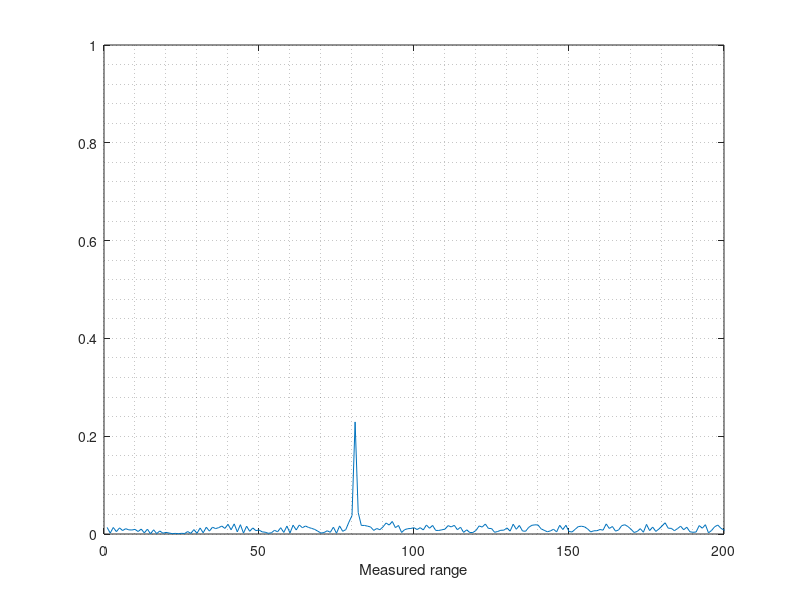
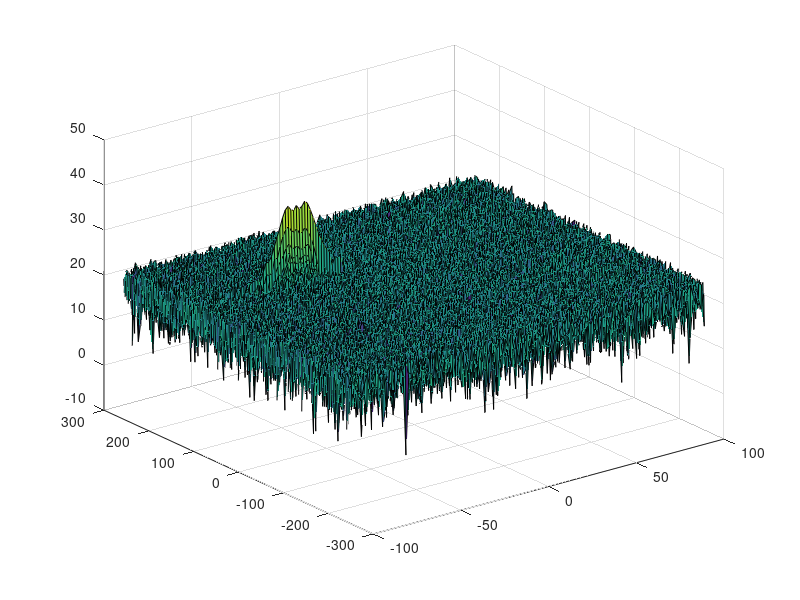
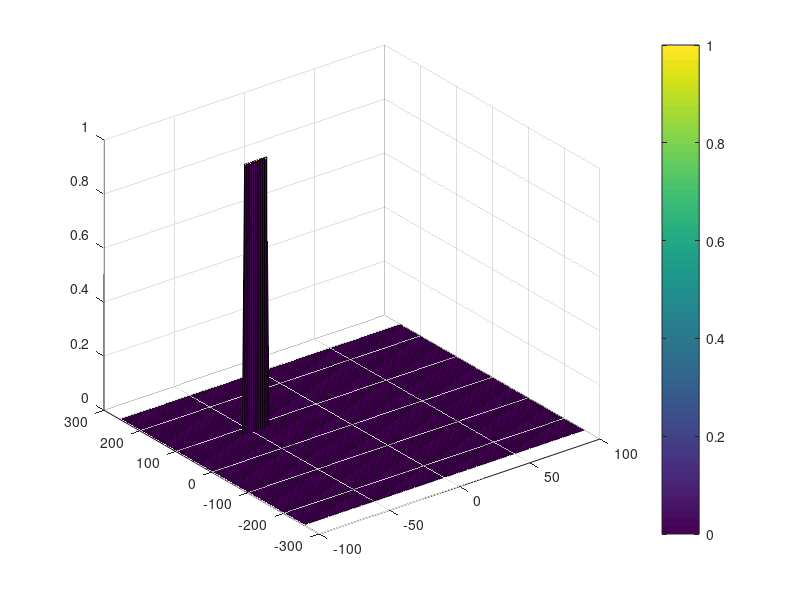

Write the MATLAB code that produced these figures, in order.
clear
clc
close all


%% DEFINITIONS AND FUNCTIONS

% wavelength = speed of light / frequency
% Frequency of a wave: the number of waves that pass by each second, and is measured in Hertz (Hz). 
%    The automotive radar generally operates at W band (76GHz - 81GHz). 
%    The signal at this frequency is referred to as millimeterWave since the wavelength is in mm.
%    The frequency can also be defined as the first derivative of the phase with respect to the time.
% Bandwidth of a signal: the difference between the highest and the lowest frequency components in a continous band of frequencies.
% Amplitude: the strength of the signal. Often it corresponds to the power of the RF signal/electromagnetic field defined in dB/dBm. 
%    It is relevant while configuring the output power of the radar and sensing the received signal. 
%    Higher the amplitude of the Radar signal, more is the visibility of radar. 
%    Automotive Radar can operate at max of 55 dBm output power (316 W)
% Phase: a particular point in time on the cycle of a waveform, measured as an angle in degrees.

%% FMCW Hardware:
% Frequency Synthesizer: The frequency synthesizer is the component that generates the frequency to bring the chirp frequency all the way to 77GHz in case of automotive radar.
% Power Amp: The power amp amplifies the signal so the signal can reach long distance. Since the signal attenuates as it radiates, it needs higher power (amplitude) to reach targets at greater distances.
% Antenna: The antenna converts the electrical energy into electromagnetic waves which radiate through the air, hit the target, and get reflected back toward the radar receiver antenna. The Antenna also increases the strength of the signal by focusing the energy in the desired direction. Additionally, the antenna pattern determines the field of view for the radar.
% Mixer: In FMCW radar, the mixer multiplies the return signal with the sweeping signal generated by the frequency synthesizer. The operation works as frequency subtraction to give the frequency delta - also known as frequency shift or Intermediate frequency (IF). IF = Synthesizer Frequency - Return Signal Frequency.
% Processor: The processor is the processing unit where all the Digital Signal processing, Detection, Tracking, Clustering, and other algorithms take place. This unit could be a microcontroller or even an FPGA.

%% Resolution:
% Range Resolution: it is the capability of the radar to distinguish between two targets that are very close to each other in range. If a radar has range resolution of 4 meters then it cannot separate on range basis a pedestrian standing 1 m away from the car. The range resolution is solely dependent on the bandwidth of the chirp (Bsweep)
% Velocity Resolution: if two targets have the same range they can still be resolved if they are traveling at different velocities. The velocity resolution is dependent on the number of chirps. As discussed for our case we selected to send 128 chirps. A higher number of chirps increases the velocity resolution, but it also takes longer to process the signal.
% Angle Resolution: radar is capable of separating two targets spatially. If two targets are at similar range travelling at same velocities, then they can still be resolved based on their angle in radar coordinate system. Angle resolution depends on different parameters depending on the angle estimation technique used. We will cover this in more detail in the next lesson.


%% RADAR SIMULATION

%% Radar Specs
% Frequency of operation: 77GHz (quite common in automotive applications)
% Max range: 200m
% Range resolution: 1m
% Max velocity: 100m/s

%% Target Position & Velocity
% initial position/ range
d0 = 80;
% velocity (assumed constant)
v0 = -50;

%% FMCW Waveform Design

d_res = 1;
speed_of_light = 3*10^8;  % 3e8
RMax = 200;

Bsweep = speed_of_light / (2 * d_res);  % bandwidth
Tchirp = 5.5 * 2 * RMax / speed_of_light; % chirp time
alpha = Bsweep / Tchirp; % slope of FMCW chirps
fc = 77e9;              % carrier frequency of radar 
                                                     
Nd = 128;                % number of chirps in one sequence
Nr = 1024;               % number of samples on each chirp    

t = linspace(0, Nd * Tchirp, Nr * Nd); % total time for samples

% vectors for Tx, Rx and Mix based on the total samples input
Tx = zeros(1, length(t));    % transmitted signal
Rx = zeros(1, length(t));    % received signal
Mix = zeros(1, length(t));   % beat signal

% vectors for range covered and time delay
r_t = zeros(1, length(t));
td = zeros(1, length(t));

%% Signal generation and Moving Target simulation
% Running the radar scenario over the time. 

for i = 1:length(t)         
    % for each timestamp update the range of the target for constant velocity
    r_t(i) = d0 + v0 * t(i);
    td(i) = 2 * r_t(i) / speed_of_light;
    
    % for each time sample update the transmitted and received signal
    Tx(i) = cos(2 * pi * (fc * t(i) + alpha * t(i)^2 / 2));
    Rx(i) = cos(2 * pi * (fc * (t(i) - td(i)) + (alpha * (t(i) - td(i))^2) / 2));
    
    % now by mixing the transmit and receive generate the beat signal by performing
    % element-wise matrix multiplication of transmit and receiver signal
    Mix(i) = Tx(i) .* Rx(i);  % beat signal
    
end


%% RANGE MEASUREMENT


% reshape vector into Nr*Nd array. Nr and Nd here also define the size of range and doppler FFT respectively

% run the Fast Fourier Transform (FFT) on the beat signal along the range bins dimension (Nr) and normalise
sig_fft = fft(Mix, Nr) ./ Nr;

% take absolute value of FFT output
sig_fft = abs(sig_fft);       

% Output of FFT is double-sided signal, but we are interested in one side of the spectrum only, hence we throw out half of the samples
sig_fft = sig_fft(1 : (Nr / 2));

figure ('Name', 'Range from first FFT')  % plot range
plot(sig_fft); grid minor                % plot FFT output 
axis([0 200 0 1]);
xlabel('Measured range');


%% RANGE DOPPLER RESPONSE

% Run a 2D FFT on the mixed signal (beat signal) output and generate a Range Doppler Map (RDM)

% The output of the 2D FFT is an image that has reponse in the range and doppler FFT bins. 
% So, it is important to convert the axis from bin sizes to range and doppler based on their max values

Mix = reshape(Mix, [Nr, Nd]);

% 2D FFT using the FFT size for both dimensions
sig_fft2 = fft2(Mix, Nr, Nd);

% Taking just one side of signal from range dimension.
sig_fft2 = sig_fft2(1 : Nr / 2, 1 : Nd);
sig_fft2 = fftshift(sig_fft2);
RDM = abs(sig_fft2);
RDM = 10*log10(RDM);

% use surf function to plot output of 2D-FFT and show axis in both dimensions
doppler_axis = linspace(-100, 100, Nd);
range_axis = linspace(-200, 200, Nr/2) * ((Nr / 2) / 400);
figure('Name', 'Range Doppler Map'), surf(doppler_axis, range_axis, RDM);


%% CFAR Implementation

% slide window through the complete Range Doppler Map

% selecting number of training cells in both the dimensions
Tcr = 10;
Tcd = 4;

% selecting number of guard cells in both dimensions around the Cell Under Test (CUT) for accurate estimation
Gcr = 5;
Gcd = 2;

% offset the threshold by signal-to-noise-ratio (SNR) value in dB
offset = 1.4;

% create vector to store noise level for each iteration on training cells
noise_level = zeros(Nr / 2 - 2 * (Tcd + Gcd), Nd - 2 * (Tcr + Gcr));
gridSize = (2 * Tcr + 2 * Gcr + 1) * (2 * Tcd + 2 * Gcd + 1);
trainingCellsNum = gridSize - (2 * Gcr + 1) * (2 * Gcd + 1);

% designing loop - slide the CUT across range doppler map by giving margins 
% at the edges for training and guard cells.
% For every iteration sum the signal level within all the training cells
% To sum convert the value from logarithmic to linear using db2pow function
% Average the summed values for all of the training cells used
% After averaging, convert it back to logarithimic using pow2db
% Add the offset to it to determine the threshold 
% Next, compare the signal under CUT with this threshold:
% if the CUT level > threshold, assign it a value of 1, else equate it to 0

CFAR_sig = zeros(size(RDM));

% Use RDM[x,y] as the matrix from the output of 2D FFT for implementing CFAR
for j = 1 : Nd - 2 * (Tcr + Gcr)
    for i = 1 : Nr / 2 - 2 * (Tcd + Gcd)
        % to extract only the training cells, first get the sliding patch and, 
        % after converting it to power from decibel, set to zero whatever isn't 
        % in the position of training cells;
        % the zero submatrix will not contribute to the sum over the whole patch and, 
        % by dividing for the number of training cells I will get the noise mean level
        
        trainingCellsPatch = db2pow(RDM( i : i + 2 * (Tcd + Gcd), j : j + 2 * (Gcr + Tcr)));
        trainingCellsPatch(Tcd + 1 : end - Tcd, Tcr + 1 : end - Tcr) = 0;
        
        noise_level(i,j) = pow2db(sum(sum(trainingCellsPatch))/trainingCellsNum);
        sigThresh = noise_level(i, j) * offset;
        if RDM(i + (Tcd + Gcd), j + (Tcd + Gcr)) > sigThresh
            CFAR_sig(i + (Tcd + Gcd), j + (Tcd + Gcr)) = 1;
        else
            CFAR_sig(i + (Tcd + Gcd), j + (Tcd + Gcr)) = 0;
        end
    end
end

% The process above will generate a thresholded block, which is smaller than the 
% Range Doppler Map as the CUT cannot be located at the edges of matrix
% Hence, few cells will not be thresholded
% To keep the map size same set those values to 0  %% necessary?

% display CFAR output using the surf function
figure('Name', 'CA-CFAR Filtered RDM'), surf(doppler_axis, range_axis, CFAR_sig);
colorbar;
